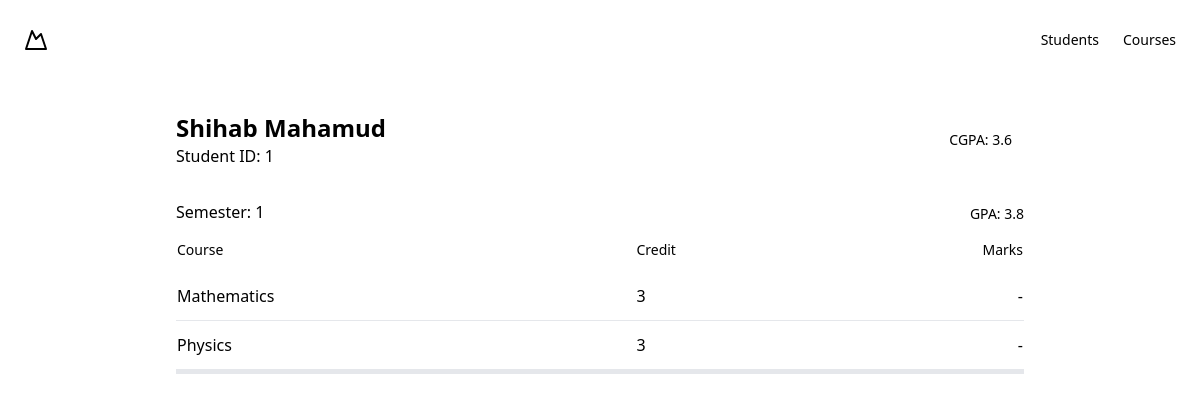
The page /students/result.php?id=1 on the database as committed earlier.
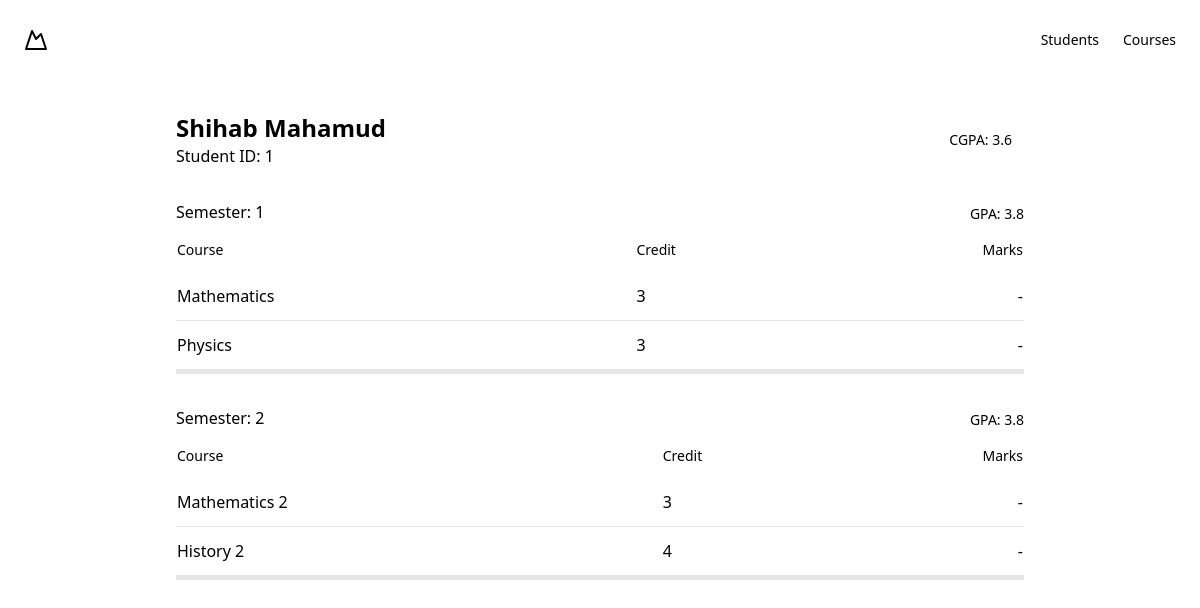
The same page on the database as committed later.
### tables this page shows
CREATE TABLE student_courses (
    id INT AUTO_INCREMENT PRIMARY KEY,
    student_id INT NOT NULL,
    course_id INT NOT NULL,
    FOREIGN KEY (student_id) REFERENCES students(id),
    FOREIGN KEY (course_id) REFERENCES courses(id),
    UNIQUE(student_id, course_id)   
);

CREATE TABLE courses (
    id INT AUTO_INCREMENT PRIMARY KEY,
    name VARCHAR(255) NOT NULL,
    credit int NOT NULL,
    semester int NOT NULL,
    mark int NULL
);

### core/DB.php (called while the page is built, shortened)
<?php
class DB
{
    public PDO $pdo;
    public PDOStatement $statement;
    public function __construct($credentials, $username = "root", $password = "")
    {
        $dsn       = "mysql:" . http_build_query($credentials, "", ";");
        $this->pdo = new PDO($dsn, $username, $password, [
            PDO::ATTR_DEFAULT_FETCH_MODE => PDO::FETCH_ASSOC,
        ]);
    }
    public function query($sql, $params = []): static
    {
        $this->statement = $this->pdo->prepare($sql);
        $this->statement->execute($params);
        return $this;
    }
    public function find()
    {
        return $this->statement->fetch();
    }
    public function finds(): false|array
    {
        return $this->statement->fetchAll();
    }
}

### core/helper.php (called while the page is built, shortened)
<?php
$db = new DB(
    [
        "host" => "localhost",
        "port" => 3306,
        "dbname" => "systech_student-performance-information-system",
        "charset" => "utf8mb4"
    ],
    "root",
    "2611"
);

### students/result.php (the view)
<?
require_once "../views/layouts/header.php";
$id = $_REQUEST["id"];
$student = $db
    ->query("SELECT * FROM students WHERE id=:id", ["id" => $id])
    ->find();
$courses = $db
    ->query("SELECT * FROM student_courses INNER JOIN courses ON student_courses.course_id=courses.id WHERE student_id=:student_id", [
        "student_id" => $id
    ])
    ->finds();
$semesters = [];
foreach ($courses as $course) {
    $semesters[$course["semester"]] = [...($semesters[$course["semester"]] ?? []), $course];
}
?>
<div class="w-full max-w-4xl mx-auto space-y-8 py-8  md:px-6">
    <header class="flex items-center justify-between mb-6">
        <div>
            <h1 class="text-2xl font-bold"><?= $student["first_name"] ?> <?= $student["last_name"] ?></h1>
            <p class="text-muted-foreground">Student ID: <?= $student["id"] ?></p>
        </div>
        <div class="flex items-center gap-4">
            <div class="bg-primary rounded-md px-3 py-1 text-primary-foreground text-sm font-medium">CGPA: 3.6</div>
        </div>
    </header>
    <?php foreach ($semesters as $semester => $courses) : ?>
        <div class="border-b-4 ">
            <div class="flex justify-between">
                <h2>Semester: <?= $semester ?></h2>
                <div class="bg-primary rounded-md py-1 text-primary-foreground text-sm font-medium">GPA: 3.8</div>
            </div>
            <div class="overflow-x-auto">
                <table class="w-full border-collapse">
                    <thead>
                        <tr class="bg-muted">
                            <th class="py-3 text-left text-sm font-medium text-muted-foreground">Course</th>
                            <th class="py-3 text-left text-sm font-medium text-muted-foreground">Credit</th>
                            <th class="py-3 text-right text-sm font-medium text-muted-foreground">Marks</th>
                        </tr>
                    </thead>
                    <tbody>
                        <?php foreach ($courses as $course) : ?>
                            <tr class="border-b">
                                <td class="py-3 text-left"><?= $course["name"] ?></td>
                                <td class="py-3 text-left"><?= $course["credit"] ?></td>
                                <td class="py-3 text-right"><?= $course["mark"] ?? "-" ?></td>
                            </tr>
                        <?php endforeach ?>
                    </tbody>
                </table>
            </div>
        </div>
    <?php endforeach ?>
</div>
<?
require_once "../views/layouts/footer.php";
?>

Rows that differ between the two databases and show on the page:
added student_courses: course.name "Mathematics 2", course.credit "3", course.mark "-", shown under "2"
added student_courses: course.name "History 2", course.credit "4", course.mark "-", shown under "2"
Other text that changed with them:
new list line: "Semester: 2 GPA: 3.8 Course Credit Marks"
